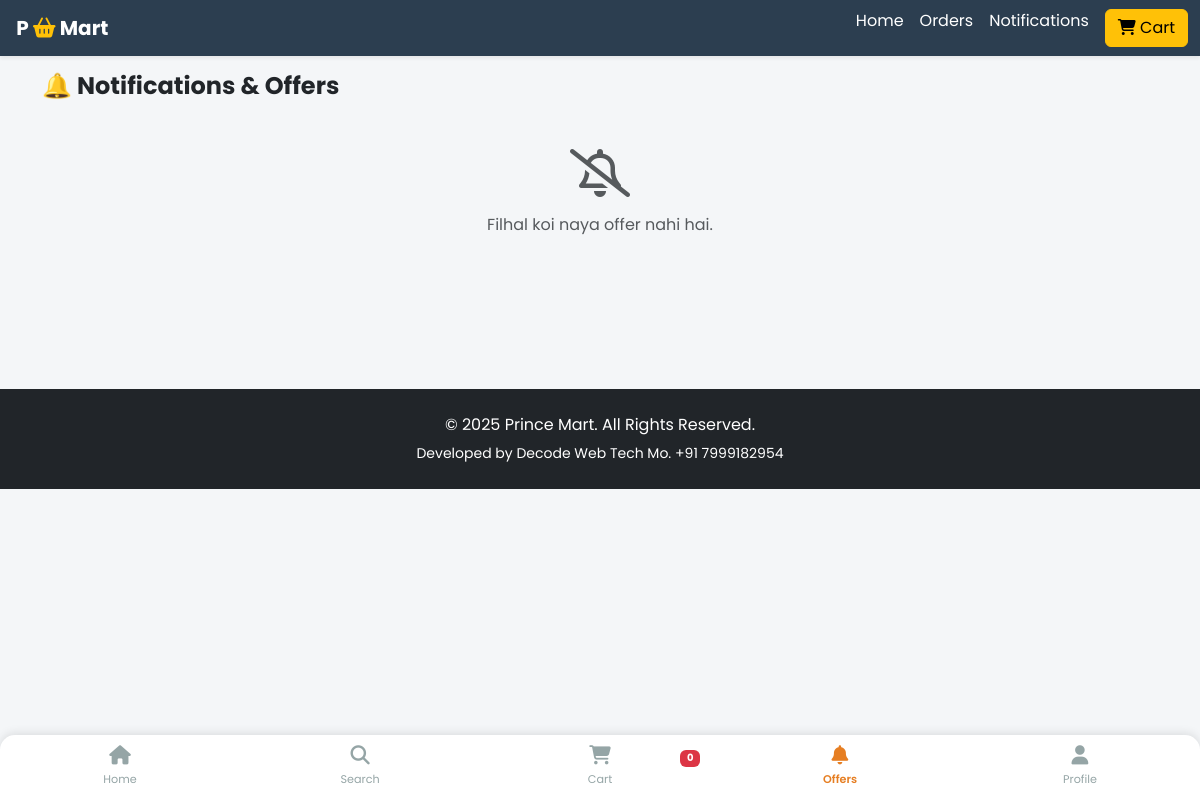
The page /notifications/ on the database as committed earlier.
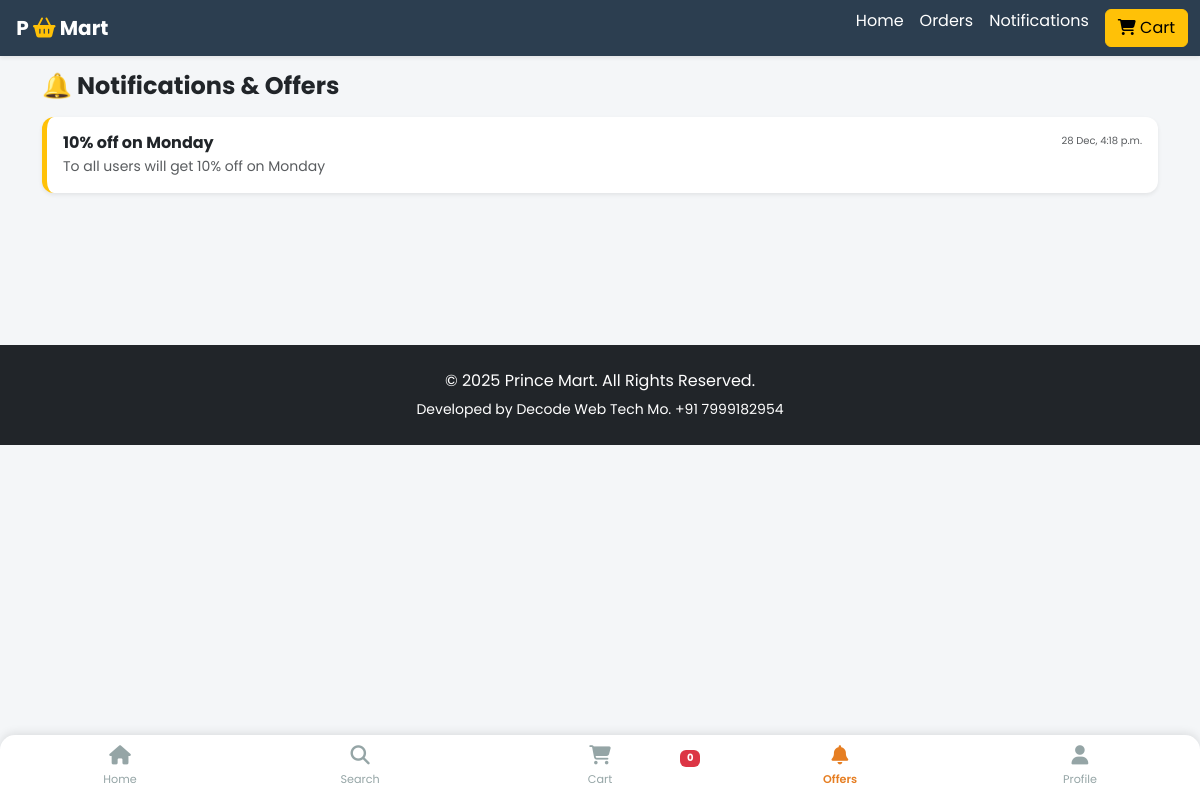
The same page on the database as committed later.
### store/models.py (models this page shows, shortened)
class Notification(models.Model):
    title = models.CharField(max_length=100)
    message = models.TextField()
    date = models.DateTimeField(auto_now_add=True)
    for_admin = models.BooleanField(default=False) # True = Admin ke liye (New Order)
    for_user_phone = models.CharField(max_length=15, null=True, blank=True) # Null = Sabke liye (Broadcast Offer)
    link = models.CharField(max_length=200, blank=True, null=True)
    is_read = models.BooleanField(default=False)

### store/views.py (the view)
# urls.py: path('notifications/', views.notifications, name='notifications'),
def notifications(request):
    phone = request.session.get('customer_phone')
    notifs = Notification.objects.filter(
        (Q(for_user_phone__isnull=True) | Q(for_user_phone=phone)) & Q(for_admin=False)
    ).order_by('-date')
    return render(request, 'notifications.html', {'notifs': notifs})

### store/context_processors.py (called while the page is built)
def _cart_id(request):
    cart = request.session.session_key
    if not cart:
        cart = request.session.create()
    return cart

def cart_count(request):
    item_count = 0
    try:
        cart = Cart.objects.filter(cart_id=_cart_id(request))
        if cart.exists():
            cart_items = CartItem.objects.filter(cart=cart[0])
            for item in cart_items:
                item_count += item.quantity
    except Exception as e:
        item_count = 0
    return {'cart_count': item_count}

### templates/notifications.html
{% extends 'base.html' %}
{% block content %}
<div class="mb-4">
    <h4 class="fw-bold mb-3">🔔 Notifications & Offers</h4>
    {% if notifs %}
        {% for notif in notifs %}
        <div class="card mb-3 shadow-sm border-0" style="border-radius: 12px; border-left: 5px solid #ffc107 !important;">
            <div class="card-body">
                <div class="d-flex justify-content-between">
                    <h6 class="fw-bold mb-1">{{ notif.title }}</h6>
                    <small class="text-muted" style="font-size: 10px;">{{ notif.date|date:"d M, P" }}</small>
                </div>
                <p class="text-muted mb-0 small">{{ notif.message }}</p>
            </div>
        </div>
        {% endfor %}
    {% else %}
        <div class="text-center mt-5 text-muted">
            <i class="far fa-bell-slash fa-3x mb-3"></i>
            <p>Filhal koi naya offer nahi hai.</p>
        </div>
    {% endif %}
</div>
<div style="height: 80px;"></div>
{% endblock %}

### templates/base.html (shortened to what this page needs)
<!doctype html>
<html lang="en">
  <head>
    <link href="https://cdn.jsdelivr.net/npm/bootstrap@5.3.0/dist/css/bootstrap.min.css" rel="stylesheet">
    <link rel="stylesheet" href="https://cdnjs.cloudflare.com/ajax/libs/font-awesome/6.4.0/css/all.min.css">
  </head>
  <body>
    <nav class="navbar navbar-dark navbar-desktop sticky-top shadow-sm">
      <div class="container-fluid">
        <a class="navbar-brand fw-bold" href="/">
            P
            <i class="fas fa-shopping-basket text-warning"></i> Mart
        </a>
        <div class="d-none d-md-flex">
            <a href="/" class="nav-link text-white me-3">Home</a>
            <a href="{% url 'my_orders' %}" class="nav-link text-white me-3">Orders</a>
            <a href="{% url 'notifications' %}" class="nav-link text-white me-3">Notifications </a>
            <a href="{% url 'cart' %}" class="btn btn-warning ..."> <i class="fas fa-shopping-cart"></i> Cart
            </a>
        </div>
      </div>
    </nav>
    <div class="container mt-2">
        {% block content %}
        {% endblock %}
    </div>
    <div class="bottom-nav"> <a href="{% url 'home' %}" class="nav-item-mobile {% if request.path == '/' %}active{% endif %}">
            <i class="fas fa-home"></i>
            <span>Home</span>
        </a>
        <a href="/?focus_search=true" onclick="document.querySelector('input[name=search]').focus(); return false;" class="nav-item-mobile">
            <i class="fas fa-search"></i>
            <span>Search</span>
        </a>
        <a href="{% url 'cart' %}" class="nav-item-mobile position-relative {% if '/cart/' in request.path %}active{% endif %}">
            <i class="fas fa-shopping-cart"></i>
            <span class="badge bg-danger" style="position: absolute; top: 5px; right: 20px; font-size: 10px;">{{ cart_count }}</span>
            <span>Cart</span>
        </a>
        <a href="{% url 'notifications' %}" class="nav-item-mobile {% if '/notifications/' in request.path %}active{% endif %}">
            <i class="fas fa-bell"></i>
            <span>Offers</span>
        </a>
        {% if user.is_staff %}
            <a href="{% url 'admin_dashboard' %}" class="nav-item-mobile text-warning {% if '/admin/dashboard/' in request.path %}active{% endif %}">
                <i class="fas fa-chart-line"></i>
                <span>Admin</span>
            </a>
        {% else %}
            <a href="{% url 'my_orders' %}" class="nav-item-mobile {% if '/my-orders/' in request.path %}active{% endif %}">
                <i class="fas fa-user"></i>
                <span>Profile</span>
            </a>
        {% endif %}
    </div>
    <footer class="bg-dark text-white text-center py-4 mt-5 d-none d-md-block">
        <div class="container">
            <p class="mb-1">&copy; 2025 Prince Mart. All Rights Reserved.</p>
            <small class="text-white">Developed by Decode Web Tech </small>
            <small class="text-white">Mo. +91 7999182954 </small>
        </div>
    </footer>
</body>
</html>

### templates/base.html (style rules this page uses)
body { font-family: 'Poppins', sans-serif; background-color: #f4f6f8; padding-bottom: 80px; }
:root { --primary-color: #e67e22; --secondary-color: #2c3e50; }
.navbar-desktop { background-color: var(--secondary-color); }
.bottom-nav { position: fixed; bottom: 0; width: 100%; background-color: #ffffff; box-shadow: 0 -2px 10px rgba(0,0,0,0.1); z-index: 1000; display: flex; justify-content: space-around; padding: 10px 0; border-top-left-radius: 15px; border-top-right-radius: 15px; }
.nav-item-mobile { text-align: center; color: #95a5a6; text-decoration: none; flex: 1; }
.nav-item-mobile.active { color: var(--primary-color); font-weight: 600; }
.nav-item-mobile i { font-size: 1.2rem; margin-bottom: 2px; display: block; }
.nav-item-mobile span { font-size: 0.7rem; }

Rows that differ between the two databases and show on the page:
added Notification: title "10% off on Monday", date "28 Dec, 4:18 p.m.", message "To all users will get 10% off on Monday"
Other text that changed with them:
text no longer shown: "Filhal koi naya offer nahi hai."
